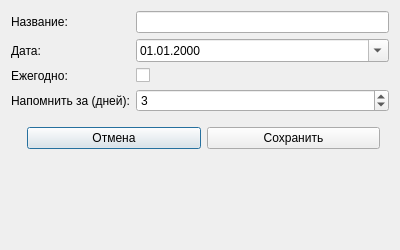
<?xml version="1.0" encoding="UTF-8"?>
<ui version="4.0">
 <class>EventEditForm</class>
 <widget class="QDialog" name="EventEditForm">
  <property name="geometry">
   <rect>
    <x>0</x>
    <y>0</y>
    <width>400</width>
    <height>250</height>
   </rect>
  </property>
  <property name="windowTitle">
   <string>Событие</string>
  </property>
  <layout class="QFormLayout" name="formLayout">
   <item row="0" column="0">
    <widget class="QLabel"><property name="text"><string>Название:</string></property></widget>
   </item>
   <item row="0" column="1">
    <widget class="QLineEdit" name="eventTitle"/>
   </item>
   <item row="1" column="0">
    <widget class="QLabel"><property name="text"><string>Дата:</string></property></widget>
   </item>
   <item row="1" column="1">
    <widget class="QDateEdit" name="eventDate">
     <property name="calendarPopup"><bool>true</bool></property>
     <property name="displayFormat"><string>dd.MM.yyyy</string></property>
    </widget>
   </item>
   <item row="2" column="0">
    <widget class="QLabel"><property name="text"><string>Ежегодно:</string></property></widget>
   </item>
   <item row="2" column="1">
    <widget class="QCheckBox" name="eventRecursYearly"/>
   </item>
   <item row="3" column="0">
    <widget class="QLabel"><property name="text"><string>Напомнить за (дней):</string></property></widget>
   </item>
   <item row="3" column="1">
    <widget class="QSpinBox" name="eventRemindDays">
     <property name="minimum"><number>0</number></property>
     <property name="maximum"><number>365</number></property>
     <property name="value"><number>3</number></property>
    </widget>
   </item>
   <item row="4" column="0" colspan="2">
    <widget class="QWidget" name="btnWidget">
     <layout class="QHBoxLayout" name="btnLayout">
      <item>
       <spacer><property name="orientation"><enum>Qt::Horizontal</enum></property></spacer>
      </item>
      <item>
       <widget class="QPushButton" name="cancelBtn">
        <property name="text"><string>Отмена</string></property>
       </widget>
      </item>
      <item>
       <widget class="QPushButton" name="saveBtn">
        <property name="text"><string>Сохранить</string></property>
       </widget>
      </item>
     </layout>
    </widget>
   </item>
  </layout>
 </widget>
 <resources/>
 <connections/>
</ui>
